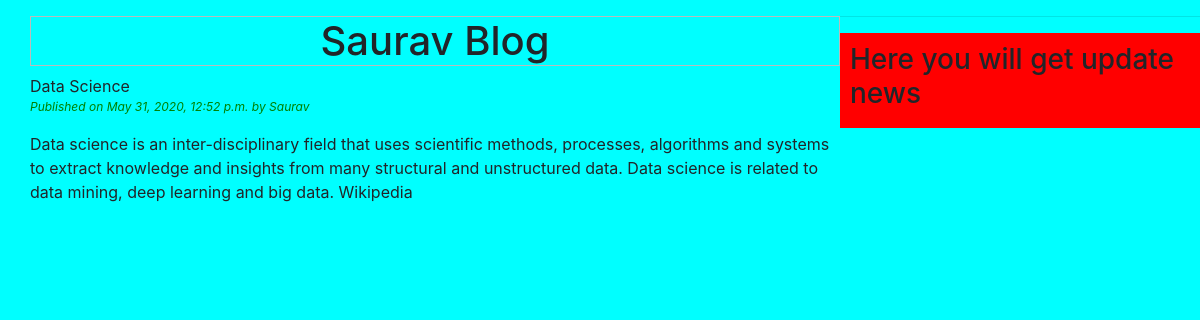
/4, run on the app's committed database.
### blog/models.py (models this page shows, shortened)
class Post(models.Model):
	STATUS_CHOICES =(('draft','Draft'),('published','Published'))
	title = models.CharField(max_length=80)
	slug = models.SlugField(max_length=264,unique_for_date = 'publish')
	author = models.ForeignKey(User, related_name= 'blog_post',on_delete= models.CASCADE)
	body = models.TextField()
	publish = models.DateTimeField(default = timezone.now)
	created = models.DateTimeField(auto_now_add = True)
	updated = models.DateTimeField(auto_now = True)
	status = models.CharField(max_length = 10, choices =STATUS_CHOICES,default='draft')
	class Meta:
		ordering = ('-publish',)

### blog/views.py (the view)
# urls.py: path('<int:pk>', views.post_detail_view.as_view(), name = 'detail'),
class post_detail_view(DetailView):
	model = Post
	template_name ='blog/post_detail.html'
	context_object_name = 'post'

### templates/blog/post_detail.html (shortened to what this page needs)
{% extends 'blog/base.html' %}
{% block content %}
{{ post.title }}
<p id="date">Published on {{post.publish}} by {{post.author|title}}<p>
		{{post.body|linebreaks}}
{% endblock %}

### static/blog/css/blog.css (style rules this page uses)
body { background: cyan; }
#date { color:green; font-style: italic; font-size: 12px; }

### data on the page
Post: title "Data Science", publish "May 31, 2020, 12:52 p.m.", author "Saurav", body "Data science is an inter-disciplinary field that uses scientific methods, processes, algorithms and systems to extract knowledge and insights from many structural and unstructured data. Data science is related to data mining, deep learning and big data. Wikipedia"
